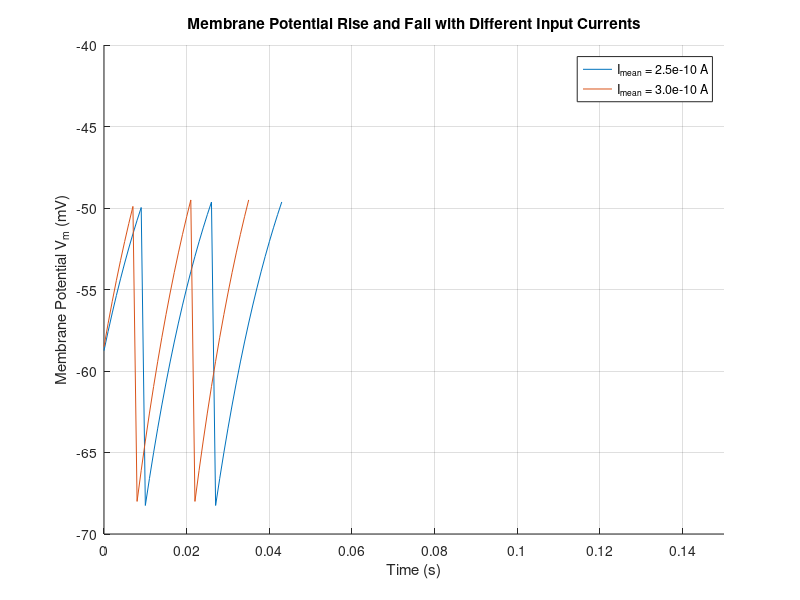

Reproduce this figure in MATLAB.
% Set random seed for reproducibility
rng(2024);

% Define Basic Variables
t_max = 0.15;   % seconds
dt = 0.001;     % seconds
tau = 0.02;     % seconds
el = -60e-3;    % millivolts
vr = -0.07;     % millivolts (reset potential)
vth = -0.05;    % millivolts (threshold potential)
r = 100000000;  % ohms
input_currents = [2.5e-10, 3e-10]; % Different input currents (in amperes)

% Initialize figure
figure;
hold on;

% Loop through different input currents
for i = 1:length(input_currents)
    i_mean = input_currents(i); % Current for this simulation
    step_end = round(t_max / dt); % Total number of steps

    % Initialize membrane potential
    v_n = el; % Start at membrane leak potential
    v_record = []; % Record potential for plotting
    time_record = []; % Record time for plotting
    threshold_crossings = 0; % Count how many times threshold is crossed

    % Loop through time steps
    for step = 1:step_end
        t = (step - 1) * dt; % Compute current time step

        % Update membrane potential with current
        v_n = v_n + (dt / tau) * (el - v_n + r * i_mean);
        
        % Record the potential and time for plotting
        v_record = [v_record; v_n];
        time_record = [time_record; t];

        % Check for threshold crossing
        if v_n >= vth
            threshold_crossings = threshold_crossings + 1; % Increment crossing count
            v_n = vr; % Reset potential after threshold crossing
            if threshold_crossings >= 2 % Break after crossing threshold twice
                break;
            end
        end
    end
    
    % Continue to rise again after threshold resets
    for step = length(v_record)+1:step_end
        t = (step - 1) * dt; % Compute current time step

        % Keep updating with the same current after reset
        v_n = v_n + (dt / tau) * (el - v_n + r * i_mean);
        
        % Record the potential and time for plotting
        v_record = [v_record; v_n];
        time_record = [time_record; t];

        % Check for another threshold crossing
        if v_n >= vth
            threshold_crossings = threshold_crossings + 1; % Increment crossing count
            v_n = vr; % Reset potential after crossing
            if threshold_crossings >= 3 % Break after three crossings
                break;
            end
        end
    end
    
    % Plot results for this current
    plot(time_record, v_record * 1000, 'DisplayName', sprintf('I_{mean} = %.1e A', i_mean)); % Convert to millivolts for plotting
end

% Finalize the plot
title('Membrane Potential Rise and Fall with Different Input Currents');
xlabel('Time (s)');
ylabel('Membrane Potential V_m (mV)');
legend('show'); % Show legend
grid on;

% Set axis limits for clarity
ylim([-70 -40]); % Adjusted Y-axis limits to clearly show potential behavior
xlim([0 t_max]); % X-axis limits to match maximum time
hold off;
